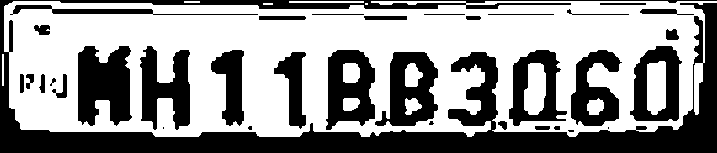
#> input picture CV_Fundemental_FNs/binary_image.png, 717 x 153 px
$ jupyter execute dilation_erosion.ipynb
#> lines starting #> are read from the running program, lines starting #| are printed output that depends on the picture; after the words box and inside, x2 and y2 are one past the last pixel; in counts of white or black regions, pixels touching at a corner belong together
[cell 1]
import numpy as np
import cv2
import matplotlib.pyplot as plt
import math

[cell 2]
def diltion(src_img, struct_el):
    output = np.copy(src_img)
    struct_el_center_i = math.floor(struct_el.shape[0]/2)
    struct_el_center_j = math.floor(struct_el.shape[1]/2)


    # iterate over the image
    for i in range(len(src_img)):
        for j in range(len(src_img[i])):
            if src_img[i][j] == 1 and i > struct_el_center_i and j > struct_el_center_j:
                portion_of_output = output[i-struct_el_center_i:i+struct_el_center_i+1, j-struct_el_center_j:j+struct_el_center_j+1]

                # Update a portion of the original image based on the structure element
                for k in range(portion_of_output.shape[0]):
                    for l in range(portion_of_output.shape[1]):
                        if portion_of_output[k][l] == 0:
                            portion_of_output[k][l] = struct_el[k][l]

    return output

[cell 3]
def erosion(src_img, struct_el):
    output = np.zeros(shape=src_img.shape)
    struct_el_center_i = math.floor(struct_el.shape[0]/2)
    struct_el_center_j = math.floor(struct_el.shape[1]/2)


    # iterate over the image
    for i in range(len(src_img)):
        for j in range(len(src_img[i])):
            if src_img[i][j] == 1 and i > struct_el_center_i and j > struct_el_center_j:
                portion_of_output = src_img[i-struct_el_center_i:i+struct_el_center_i+1, j-struct_el_center_j:j+struct_el_center_j+1]

                if np.array_equal(portion_of_output, struct_el):
                    output[i][j] = 1

    return output

[cell 4]
im = cv2.imread('binary_image.png', cv2.IMREAD_GRAYSCALE)
#> im: shape (153, 717); 57.8% white; 35 black regions (5 under 20 px), largest, box (x1, y1, x2, y2) and area: (0, 0, 717, 153) 23313, (78, 46, 132, 126) 3350, (375, 52, 438, 126) 2694
im = im/255
plt.imshow(im, cmap='gray')
im = 1 - im

[cell 5]
kernel = np.ones((5,5), np.uint8)

# kernel2 = np.array([
#     [0, 0, 1, 0, 0],
#     [0, 0, 1, 0, 0],
#     [1, 1, 1, 1, 1],
#     [0, 0, 1, 0, 0],
#     [0, 0, 1, 0, 0],
# ], dtype=np.uint8)

# struct_el = np.array([
#     [1, 1, 0, 1, 1],
#     [1, 0, 0, 0, 1],
#     [0, 0, 0, 0, 0],
#     [1, 0, 0, 0, 1],
#     [1, 1, 0, 1, 1],
# ])

img_dilation = cv2.dilate(im, kernel, iterations=1)
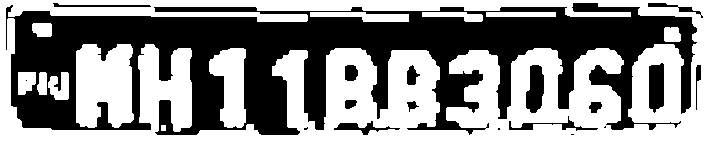
#> img_dilation: shape (153, 717) float64; values 0 (black) and 1 (white), 57.4% white; 18 black regions (5 under 20 px), largest, box (x1, y1, x2, y2) and area: (6, 3, 697, 135) 43717, (649, 63, 664, 113) 663, (526, 65, 544, 113) 657


img_dilation = 1 - img_dilation
plt.imshow(img_dilation, cmap='gray')

[cell 6]
# struct_el = np.array([
#     [0, 0, 1, 0, 0],
#     [0, 0, 1, 0, 0],
#     [1, 1, 1, 1, 1],
#     [0, 0, 1, 0, 0],
#     [0, 0, 1, 0, 0],
# ])

struct_el = np.array([
    [1, 1, 0, 1, 1],
    [1, 0, 0, 0, 1],
    [0, 0, 0, 0, 0],
    [1, 0, 0, 0, 1],
    [1, 1, 0, 1, 1],
])

# struct_el = np.ones(shape=(5,5), dtype=int)
output_im = diltion(im, struct_el)
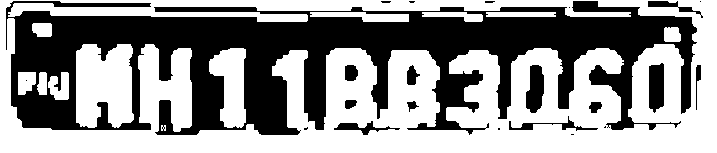
#> output_im: shape (153, 717) float64; values 0 (black) and 1 (white), 56.9% white; 22 black regions (10 under 20 px), largest, box (x1, y1, x2, y2) and area: (6, 1, 697, 135) 44292, (649, 63, 664, 113) 663, (526, 65, 544, 113) 657

output_im = 1 - output_im
plt.imshow(output_im, cmap='gray')

[cell 7]
kernel = np.ones((5,5), np.uint8)

# kernel2 = np.array([
#     [0, 0, 1, 0, 0],
#     [0, 0, 1, 0, 0],
#     [1, 1, 1, 1, 1],
#     [0, 0, 1, 0, 0],
#     [0, 0, 1, 0, 0],
# ], dtype=np.uint8)

# struct_el = np.array([
#     [1, 1, 0, 1, 1],
#     [1, 0, 0, 0, 1],
#     [0, 0, 0, 0, 0],
#     [1, 0, 0, 0, 1],
#     [1, 1, 0, 1, 1],
# ])

img_dilation = cv2.erode(im, kernel, iterations=1)
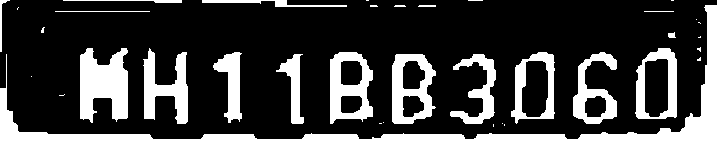
#> img_dilation: shape (153, 717) float64; values 0 (black) and 1 (white), 28.7% white; 37 white regions (18 under 20 px), largest, box (x1, y1, x2, y2) and area: (0, 5, 717, 153) 15569, (80, 48, 128, 123) 2599, (330, 52, 373, 124) 1783


img_dilation = 1 - img_dilation
plt.imshow(img_dilation, cmap='gray')

[cell 8]
# Erosion

# struct_el = np.array([
#     [0, 0, 1, 0, 0],
#     [0, 0, 1, 0, 0],
#     [1, 1, 1, 1, 1],
#     [0, 0, 1, 0, 0],
#     [0, 0, 1, 0, 0],
# ])

# struct_el = np.array([
#     [1, 1, 0, 1, 1],
#     [1, 0, 0, 0, 1],
#     [0, 0, 0, 0, 0],
#     [1, 0, 0, 0, 1],
#     [1, 1, 0, 1, 1],
# ])

struct_el = np.ones(shape=(5, 5), dtype=int)
output_im = erosion(im, struct_el)
#> after the loop in erosion, `for i in range(len(src_img)):`:
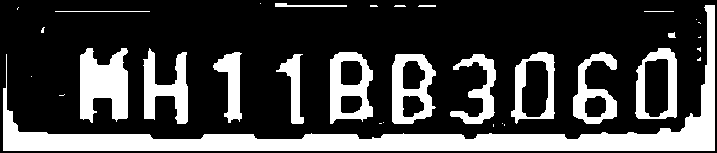
#> output: shape (153, 717) float64; values 0 (black) and 1 (white), 26.4% white; 33 white regions (16 under 20 px), largest, box (x1, y1, x2, y2) and area: (3, 5, 715, 151) 13654, (80, 48, 128, 123) 2599, (330, 52, 373, 124) 1783

output_im = 1 - output_im
plt.imshow(output_im, cmap='gray')
